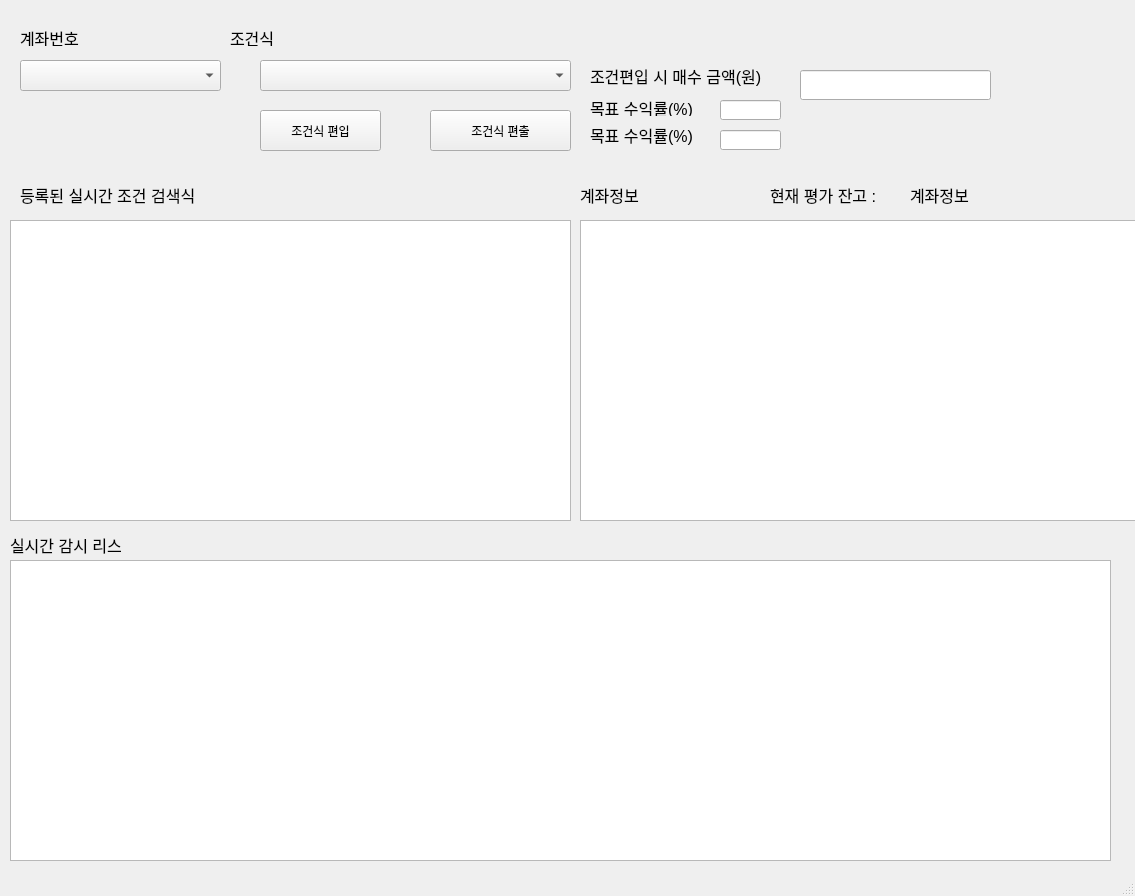
<?xml version="1.0" encoding="UTF-8"?>
<ui version="4.0">
 <class>MainWindow</class>
 <widget class="QMainWindow" name="MainWindow">
  <property name="geometry">
   <rect>
    <x>0</x>
    <y>0</y>
    <width>1135</width>
    <height>896</height>
   </rect>
  </property>
  <property name="windowTitle">
   <string>MainWindow</string>
  </property>
  <widget class="QWidget" name="centralwidget">
   <widget class="QPushButton" name="myPushButton">
    <property name="geometry">
     <rect>
      <x>260</x>
      <y>110</y>
      <width>121</width>
      <height>41</height>
     </rect>
    </property>
    <property name="text">
     <string>조건식 편입</string>
    </property>
   </widget>
   <widget class="QLineEdit" name="myLineEdit">
    <property name="geometry">
     <rect>
      <x>800</x>
      <y>70</y>
      <width>191</width>
      <height>30</height>
     </rect>
    </property>
    <property name="font">
     <font>
      <pointsize>12</pointsize>
     </font>
    </property>
   </widget>
   <widget class="QLabel" name="myLabel">
    <property name="geometry">
     <rect>
      <x>230</x>
      <y>30</y>
      <width>101</width>
      <height>16</height>
     </rect>
    </property>
    <property name="font">
     <font>
      <pointsize>12</pointsize>
     </font>
    </property>
    <property name="text">
     <string>조건식</string>
    </property>
   </widget>
   <widget class="QTableView" name="myTableView">
    <property name="geometry">
     <rect>
      <x>10</x>
      <y>220</y>
      <width>561</width>
      <height>301</height>
     </rect>
    </property>
   </widget>
   <widget class="QComboBox" name="myComboBox">
    <property name="geometry">
     <rect>
      <x>20</x>
      <y>60</y>
      <width>201</width>
      <height>31</height>
     </rect>
    </property>
   </widget>
   <widget class="QLabel" name="myLabel_2">
    <property name="geometry">
     <rect>
      <x>20</x>
      <y>30</y>
      <width>101</width>
      <height>16</height>
     </rect>
    </property>
    <property name="font">
     <font>
      <pointsize>12</pointsize>
     </font>
    </property>
    <property name="text">
     <string>계좌번호</string>
    </property>
   </widget>
   <widget class="QComboBox" name="myComboBox_2">
    <property name="geometry">
     <rect>
      <x>260</x>
      <y>60</y>
      <width>311</width>
      <height>31</height>
     </rect>
    </property>
   </widget>
   <widget class="QPushButton" name="myPushButton_2">
    <property name="geometry">
     <rect>
      <x>430</x>
      <y>110</y>
      <width>141</width>
      <height>41</height>
     </rect>
    </property>
    <property name="text">
     <string>조건식 편출</string>
    </property>
   </widget>
   <widget class="QLabel" name="myLabel_3">
    <property name="geometry">
     <rect>
      <x>590</x>
      <y>60</y>
      <width>201</width>
      <height>31</height>
     </rect>
    </property>
    <property name="font">
     <font>
      <pointsize>12</pointsize>
     </font>
    </property>
    <property name="text">
     <string>조건편입 시 매수 금액(원)</string>
    </property>
   </widget>
   <widget class="QLabel" name="myLabel_4">
    <property name="geometry">
     <rect>
      <x>590</x>
      <y>100</y>
      <width>111</width>
      <height>16</height>
     </rect>
    </property>
    <property name="font">
     <font>
      <pointsize>12</pointsize>
     </font>
    </property>
    <property name="text">
     <string>목표 수익률(%)</string>
    </property>
   </widget>
   <widget class="QLineEdit" name="myLineEdit_2">
    <property name="geometry">
     <rect>
      <x>720</x>
      <y>100</y>
      <width>61</width>
      <height>20</height>
     </rect>
    </property>
    <property name="font">
     <font>
      <pointsize>12</pointsize>
     </font>
    </property>
   </widget>
   <widget class="QLabel" name="myLabel_5">
    <property name="geometry">
     <rect>
      <x>590</x>
      <y>120</y>
      <width>111</width>
      <height>30</height>
     </rect>
    </property>
    <property name="font">
     <font>
      <pointsize>12</pointsize>
     </font>
    </property>
    <property name="text">
     <string>목표 수익률(%)</string>
    </property>
   </widget>
   <widget class="QLineEdit" name="myLineEdit_3">
    <property name="geometry">
     <rect>
      <x>720</x>
      <y>130</y>
      <width>61</width>
      <height>20</height>
     </rect>
    </property>
    <property name="font">
     <font>
      <pointsize>12</pointsize>
     </font>
    </property>
   </widget>
   <widget class="QLabel" name="myLabel_6">
    <property name="geometry">
     <rect>
      <x>20</x>
      <y>180</y>
      <width>221</width>
      <height>30</height>
     </rect>
    </property>
    <property name="font">
     <font>
      <pointsize>12</pointsize>
     </font>
    </property>
    <property name="text">
     <string>등록된 실시간 조건 검색식</string>
    </property>
   </widget>
   <widget class="QTableView" name="myTableView_2">
    <property name="geometry">
     <rect>
      <x>580</x>
      <y>220</y>
      <width>761</width>
      <height>301</height>
     </rect>
    </property>
   </widget>
   <widget class="QLabel" name="myLabel_7">
    <property name="geometry">
     <rect>
      <x>10</x>
      <y>530</y>
      <width>111</width>
      <height>30</height>
     </rect>
    </property>
    <property name="font">
     <font>
      <pointsize>12</pointsize>
     </font>
    </property>
    <property name="text">
     <string>실시간 감시 리스트</string>
    </property>
   </widget>
   <widget class="QTableView" name="myTableView_3">
    <property name="geometry">
     <rect>
      <x>10</x>
      <y>560</y>
      <width>1101</width>
      <height>301</height>
     </rect>
    </property>
   </widget>
   <widget class="QLabel" name="myLabel_8">
    <property name="geometry">
     <rect>
      <x>580</x>
      <y>180</y>
      <width>111</width>
      <height>30</height>
     </rect>
    </property>
    <property name="font">
     <font>
      <pointsize>12</pointsize>
     </font>
    </property>
    <property name="text">
     <string>계좌정보</string>
    </property>
   </widget>
   <widget class="QLabel" name="myLabel_9">
    <property name="geometry">
     <rect>
      <x>910</x>
      <y>180</y>
      <width>111</width>
      <height>30</height>
     </rect>
    </property>
    <property name="font">
     <font>
      <pointsize>12</pointsize>
     </font>
    </property>
    <property name="text">
     <string>계좌정보</string>
    </property>
   </widget>
   <widget class="QLabel" name="myLabel_10">
    <property name="geometry">
     <rect>
      <x>770</x>
      <y>180</y>
      <width>121</width>
      <height>30</height>
     </rect>
    </property>
    <property name="font">
     <font>
      <pointsize>12</pointsize>
     </font>
    </property>
    <property name="text">
     <string>현재 평가 잔고 :</string>
    </property>
   </widget>
  </widget>
  <widget class="QStatusBar" name="statusbar"/>
 </widget>
 <resources/>
 <connections/>
</ui>
